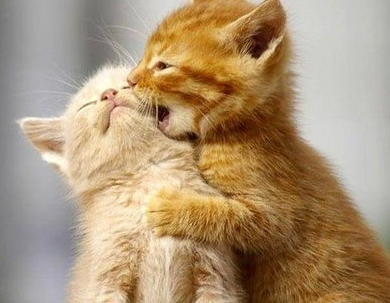
#> input picture Univ/Cats/Cat.jpg, 390 x 303 px, found by its file name
$ jupyter execute ImgHandling.ipynb   (shell and % lines are left out)   (older library calls are emulated)
#> lines starting #> are read from the running program, lines starting #| are printed output that depends on the picture
[cell 1]
import numpy as np
import os
from scipy.misc import imread, imresize
import matplotlib.pyplot as plt

[cell 2]
# load current directory
cwd = os.getcwd()
print("%s" % (cwd))

[cell 3]
# img info def
def print_info(img):
    print("Type: %s" %(type(img)))
    print("Shape: %s" %(img.shape,))

[cell 4]
# Load
Cat = imread(cwd + "/Cat.jpg")
#> Cat is the input picture: shape (303, 390, 3); mean R, G, B 172.5, 148.7, 118.1
print_info(Cat)
#| Type: <class 'numpy.ndarray'>
#| Shape: (303, 390, 3)

[cell 5]
plt.figure(0)
plt.imshow(Cat)
plt.title("Image with imread")
plt.draw()

[cell 6]
print(Cat)
#> (printed output is left out)

[cell 7]
Cat2 = imread(cwd + "/Cat.jpg").astype(np.float)
print_info(Cat2)
#| Type: <class 'numpy.ndarray'>
#| Shape: (303, 390, 3)

plt.figure(0)
plt.imshow(Cat2)
plt.draw()
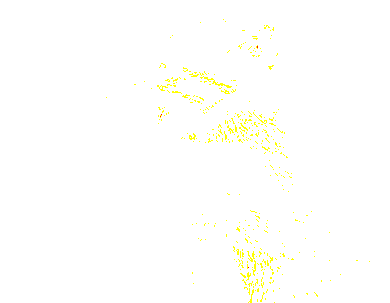
#> shown: shape (303, 390, 3) float64; mean R, G, B 1, 1, 0.988

[cell 8]
print(Cat2/255.)
#> (printed output is left out)
plt.imshow(Cat2/255.)

[cell 9]
plt.figure(1)
Cat_small = imresize(Cat, [100,100,3])
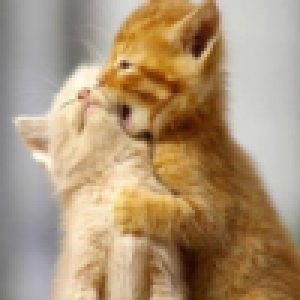
#> Cat_small: shape (100, 100, 3) (shown 3 times larger); mean R, G, B 172.5, 148.7, 118.1
print_info(Cat_small)
#| Type: <class 'numpy.ndarray'>
#| Shape: (100, 100, 3)
plt.imshow(Cat_small)

plt.figure(0)
plt.imshow(Cat)
plt.show()

[cell 10]
def rgb2gray(rgb):
    if len(rgb.shape) is 3: #3차원 이미지(rgb이미지)
        return np.dot(rgb[...,:3], [0.2, 0.5, 0.1]) #rgb 차원을 곱해서 더하면서 차원 하나 줄어든다.
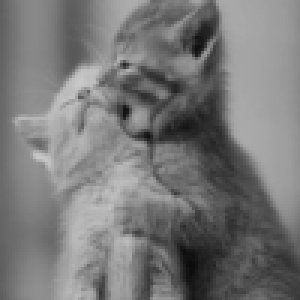
#> returned value: shape (100, 100) float64 (shown 3 times larger); min 11.1, max 200.2, mean 120.6
    else:
        print("Current Image if Gray!")
        return rgb

Test_a = np.array([[[1,2,3],[3,4,5]],[[5,6,6],[7,8,7]]])
print(Test_a.shape)
print(len(Test_a.shape))
Test_b = np.array([[1,2,3,4],[5,6,7,8]])
print(Test_b.shape)
print(len(Test_b.shape))

# len(.shape)은 차원의 길이를 반환!!!

[cell 11]
Test = np.array([[[1,2],[3,4]],[[5,6],[7,8]]])
print(Test.shape)
print(Test)
Test_dot = np.dot(Test[:,:,:3], [1,1])
print(Test_dot.shape)
print(Test_dot)

[cell 12]
Cat_gray = rgb2gray(Cat_small)
print_info(Cat_gray)
#| Type: <class 'numpy.ndarray'>
#| Shape: (100, 100)

[cell 13]
plt.figure(2)
plt.imshow(Cat_gray, cmap=plt.get_cmap("gray"))
plt.colorbar()
plt.draw()
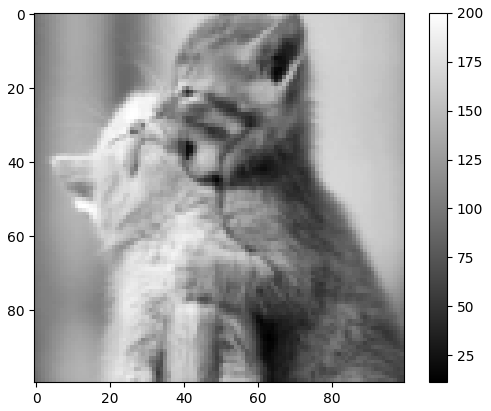
#> figure drawn by matplotlib, 2 panels
